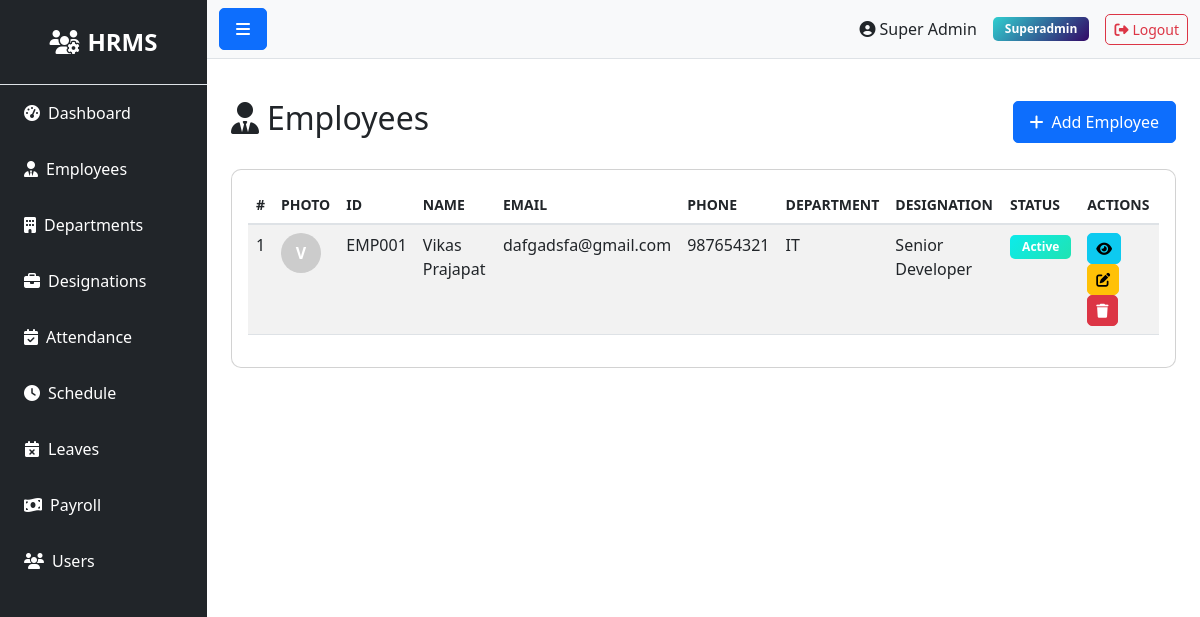
The app's page /employee/ (signed in), older data.
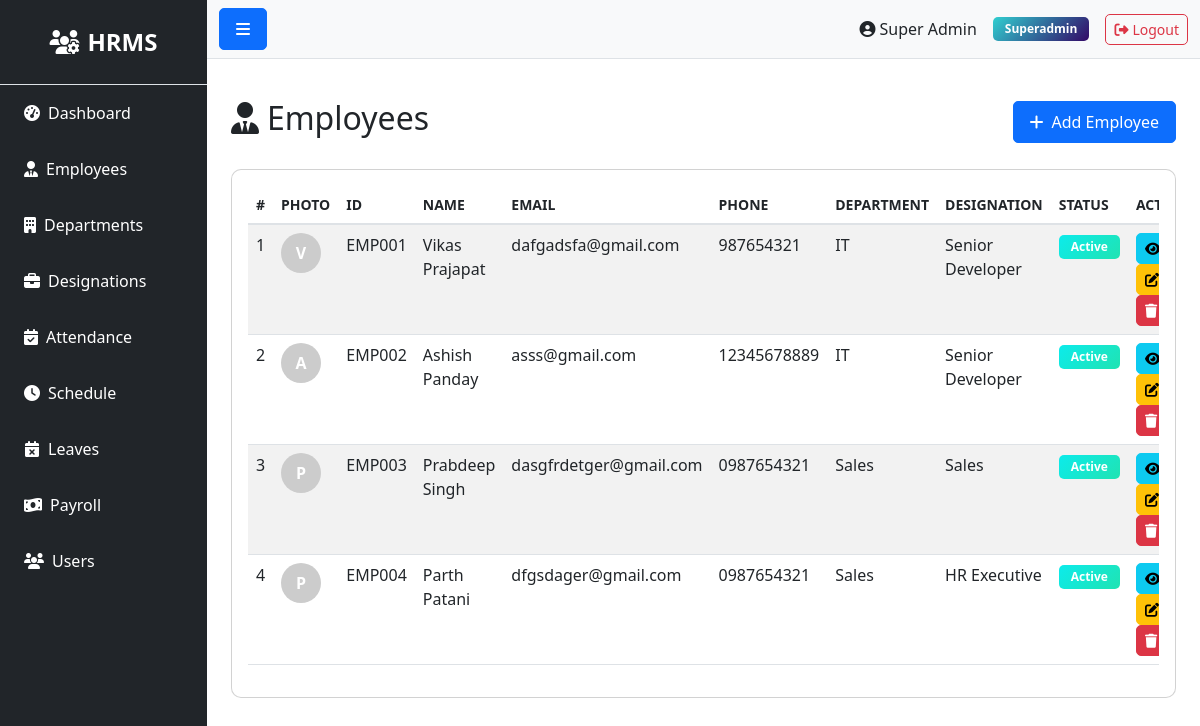
The same page, newer data.
### models.py (models this page shows, shortened)
class User(UserMixin, db.Model):
    __tablename__ = 'users'
    id = db.Column(db.Integer, primary_key=True)
    role_id = db.Column(db.Integer, db.ForeignKey('roles.id'), nullable=False)
    name = db.Column(db.String(100), nullable=False)
    email = db.Column(db.String(100), unique=True, nullable=False)
    phone = db.Column(db.String(20))
    status = db.Column(db.String(20), default='active')
    password = db.Column(db.String(255), nullable=False)
    remember_token = db.Column(db.String(100))
    email_verified_at = db.Column(db.DateTime)
    created_at = db.Column(db.DateTime, default=datetime.utcnow)
    updated_at = db.Column(db.DateTime, default=datetime.utcnow, onupdate=datetime.utcnow)

class Role(db.Model):
    __tablename__ = 'roles'
    id = db.Column(db.Integer, primary_key=True)
    name = db.Column(db.String(50), unique=True, nullable=False)
    description = db.Column(db.Text)
    created_at = db.Column(db.DateTime, default=datetime.utcnow)
    updated_at = db.Column(db.DateTime, default=datetime.utcnow, onupdate=datetime.utcnow)
    users = db.relationship('User', backref='role', lazy=True)

class Employee(db.Model):
    __tablename__ = 'employees'
    id = db.Column(db.Integer, primary_key=True)
    department_id = db.Column(db.Integer, db.ForeignKey('departments.id'))
    designation_id = db.Column(db.Integer, db.ForeignKey('designations.id'))
    schedule_id = db.Column(db.Integer, db.ForeignKey('schedules.id'))
    firstname = db.Column(db.String(100), nullable=False)
    lastname = db.Column(db.String(100), nullable=False)
    unique_id = db.Column(db.String(50), unique=True)
    email = db.Column(db.String(100), unique=True)
    phone = db.Column(db.String(20))
    address = db.Column(db.Text)
    dob = db.Column(db.Date)
    gender = db.Column(db.String(10))
    religion = db.Column(db.String(50))
    marital = db.Column(db.String(20))
    image = db.Column(db.String(255))  # Store image filename
    status = db.Column(db.String(20), default='active')
    created_at = db.Column(db.DateTime, default=datetime.utcnow)
    updated_at = db.Column(db.DateTime, default=datetime.utcnow, onupdate=datetime.utcnow)
    attendances = db.relationship('Attendance', backref='employee', lazy=True, cascade='all, delete-orphan')
    checks = db.relationship('Check', backref='employee', lazy=True, cascade='all, delete-orphan')
    salary = db.relationship('Salary', backref='employee', uselist=False, cascade='all, delete-orphan')
    leaves = db.relationship('Leave', backref='employee', lazy=True, cascade='all, delete-orphan')
    late_times = db.relationship('LateTime', backref='employee', lazy=True, cascade='all, delete-orphan')
    over_times = db.relationship('OverTime', backref='employee', lazy=True, cascade='all, delete-orphan')
    payrolls = db.relationship('Payroll', backref='employee', lazy=True, cascade='all, delete-orphan')

class Department(db.Model):
    __tablename__ = 'departments'
    id = db.Column(db.Integer, primary_key=True)
    name = db.Column(db.String(100), nullable=False)
    description = db.Column(db.Text)
    created_at = db.Column(db.DateTime, default=datetime.utcnow)
    updated_at = db.Column(db.DateTime, default=datetime.utcnow, onupdate=datetime.utcnow)
    employees = db.relationship('Employee', backref='department', lazy=True)

class Designation(db.Model):
    __tablename__ = 'designations'
    id = db.Column(db.Integer, primary_key=True)
    name = db.Column(db.String(100), nullable=False)
    description = db.Column(db.Text)
    created_at = db.Column(db.DateTime, default=datetime.utcnow)
    updated_at = db.Column(db.DateTime, default=datetime.utcnow, onupdate=datetime.utcnow)
    employees = db.relationship('Employee', backref='designation', lazy=True)

### routes/employee.py (the view)
@bp.route('/')
@login_required
def index():
    employees = Employee.query.all()
    return render_template('admin/employee/index.html', employees=employees)

### app.py (called while the page is built)
@login_manager.user_loader
def load_user(user_id):
    try:
        return db.session.get(User, int(user_id))
    except Exception as e:
        app.logger.error(f'Error loading user {user_id}: {str(e)}')
        return None

@app.context_processor
def inject_user():
    return dict(current_user=current_user)

### templates/admin/employee/index.html (shortened to what this page needs)
{% extends "base.html" %}
{% block content %}
<div class="d-flex justify-content-between align-items-center mb-4">
    <h2><i class="fas fa-user-tie me-2"></i>Employees</h2>
    <a href="{{ url_for('employee.create') }}" class="btn btn-primary">
        <i class="fas fa-plus me-2"></i>Add Employee
    </a>
</div>
<div class="card">
    <div class="card-body">
        <div class="table-responsive">
            <table class="table table-striped table-hover">
                <thead>
                    <tr>
                        <th>#</th>
                        <th>Photo</th>
                        <th>ID</th>
                        <th>Name</th>
                        <th>Email</th>
                        <th>Phone</th>
                        <th>Department</th>
                        <th>Designation</th>
                        <th>Status</th>
                        <th>Actions</th>
                    </tr>
                </thead>
                <tbody>
                    {% if employees %}
                        {% for employee in employees %}
                        <tr>
                            <td>{{ loop.index }}</td>
                            <td>
                                {% if employee.image %}
                                <img src="{{ url_for('static', filename='uploads/employees/' + employee.image) }}" alt="{{ employee.firstname }}" style="width: 40px; height: 40px; border-radius: 50%; object-fit: cover;">
                                {% else %}
                                <div style="width: 40px; height: 40px; border-radius: 50%; background-color: #ccc; display: flex; align-items: center; justify-content: center; color: white; font-weight: bold;">{{ employee.firstname[0] }}</div>
                                {% endif %}
                            </td>
                            <td>{{ employee.unique_id or 'N/A' }}</td>
                            <td>{{ employee.firstname }} {{ employee.lastname }}</td>
                            <td>{{ employee.email or 'N/A' }}</td>
                            <td>{{ employee.phone or 'N/A' }}</td>
                            <td>{{ employee.department.name if employee.department else 'N/A' }}</td>
                            <td>{{ employee.designation.name if employee.designation else 'N/A' }}</td>
                            <td>
                                <span class="badge bg-{{ 'success' if employee.status == 'active' else 'danger' }}">
                                    {{ employee.status|title }}
                                </span>
                            </td>
                            <td>
                                <a href="{{ url_for('employee.show', id=employee.id) }}" class="btn btn-sm btn-info">
                                    <i class="fas fa-eye"></i>
                                </a>
                                <a href="{{ url_for('employee.edit', id=employee.id) }}" class="btn btn-sm btn-warning">
                                    <i class="fas fa-edit"></i>
                                </a>
                                <form method="POST" action="{{ url_for('employee.delete', id=employee.id) }}" style="display:inline;" onsubmit="return confirm('Are you sure?')">
                                    <button type="submit" class="btn btn-sm btn-danger">
                                        <i class="fas fa-trash"></i>
                                    </button>
                                </form>
                            </td>
                        </tr>
                        {% endfor %}
                    {% else %}
                        <tr>
                            <td colspan="9" class="text-center">No employees found</td>
                        </tr>
                    {% endif %}
                </tbody>
            </table>
        </div>
    </div>
</div>
{% endblock %}

### templates/base.html (shortened to what this page needs)
<!DOCTYPE html>
<html lang="en">
<head>
    <link href="https://cdn.jsdelivr.net/npm/bootstrap@5.3.0/dist/css/bootstrap.min.css" rel="stylesheet">
    <link rel="stylesheet" href="https://cdnjs.cloudflare.com/ajax/libs/font-awesome/6.4.0/css/all.min.css">
    <link rel="stylesheet" href="{{ url_for('static', filename='css/style.css') }}">
</head>
<body>
    {% if current_user.is_authenticated %}
    <div class="d-flex" id="wrapper">
        <div class="bg-dark text-white" id="sidebar-wrapper">
            <div class="sidebar-heading text-center py-4 fs-4 fw-bold border-bottom">
                <i class="fas fa-users-cog me-2"></i>HRMS
            </div>
            <div class="list-group list-group-flush">
                <a href="{{ url_for('admin.' + current_user.role.name + '_dashboard') }}" class="list-group-item list-group-item-action bg-dark text-white">
                    <i class="fas fa-tachometer-alt me-2"></i>Dashboard
                </a>
                {% if current_user.role.name in ['superadmin', 'admin', 'hr'] %}
                <a href="{{ url_for('employee.index') }}" class="list-group-item list-group-item-action bg-dark text-white">
                    <i class="fas fa-user-tie me-2"></i>Employees
                </a>
                <a href="{{ url_for('department.index') }}" class="list-group-item list-group-item-action bg-dark text-white">
                    <i class="fas fa-building me-2"></i>Departments
                </a>
                <a href="{{ url_for('designation.index') }}" class="list-group-item list-group-item-action bg-dark text-white">
                    <i class="fas fa-briefcase me-2"></i>Designations
                </a>
                {% endif %}
                {% if current_user.role.name in ['superadmin', 'admin', 'moderator'] %}
                <a href="{{ url_for('attendance.index') }}" class="list-group-item list-group-item-action bg-dark text-white">
                    <i class="fas fa-calendar-check me-2"></i>Attendance
                </a>
                <a href="{{ url_for('schedule.index') }}" class="list-group-item list-group-item-action bg-dark text-white">
                    <i class="fas fa-clock me-2"></i>Schedule
                </a>
                {% endif %}
                {% if current_user.role.name in ['superadmin', 'admin', 'hr'] %}
                <a href="{{ url_for('leave.index') }}" class="list-group-item list-group-item-action bg-dark text-white">
                    <i class="fas fa-calendar-times me-2"></i>Leaves
                </a>
                {% endif %}
                {% if current_user.role.name in ['superadmin', 'admin', 'payroll'] %}
                <a href="{{ url_for('payroll.index') }}" class="list-group-item list-group-item-action bg-dark text-white">
                    <i class="fas fa-money-bill-wave me-2"></i>Payroll
                </a>
                {% endif %}
                {% if current_user.role.name in ['superadmin', 'admin'] %}
                <a href="{{ url_for('user.index') }}" class="list-group-item list-group-item-action bg-dark text-white">
                    <i class="fas fa-users me-2"></i>Users
                </a>
                {% endif %}
            </div>
        </div>
        <div id="page-content-wrapper" class="w-100">
            <nav class="navbar navbar-expand-lg navbar-light bg-light border-bottom">
                <div class="container-fluid">
                    <button class="btn btn-primary" id="menu-toggle">
                        <i class="fas fa-bars"></i>
                    </button>
                    <div class="ms-auto d-flex align-items-center">
                        <span class="me-3">
                            <i class="fas fa-user-circle me-1"></i>{{ current_user.name }}
                        </span>
                        <span class="badge bg-info me-3">{{ current_user.role.name|title }}</span>
                        <a href="{{ url_for('auth.logout') }}" class="btn btn-outline-danger btn-sm">
                            <i class="fas fa-sign-out-alt me-1"></i>Logout
                        </a>
                    </div>
                </div>
            </nav>
            <div class="container-fluid p-4">
                {% block content %}{% endblock %}
            </div>
        </div>
    </div>
    {% endif %}
</body>
</html>

### static/css/style.css (style rules this page uses)
#wrapper { min-height: 100vh; }
#sidebar-wrapper { min-height: 100vh; width: 250px; transition: margin 0.3s ease-in-out; }
#sidebar-wrapper .sidebar-heading { padding: 0.875rem 1.25rem; font-size: 1.2rem; }
#page-content-wrapper { min-width: 0; width: 100%; }
.list-group-item { border: none; padding: 1rem 1.5rem; }
.card { transition: transform 0.2s; border-radius: 10px; }
.table { background-color: white; }
.table thead th { border-bottom: 2px solid #dee2e6; font-weight: 600; text-transform: uppercase; font-size: 0.875rem; }
.btn { border-radius: 5px; padding: 0.5rem 1rem; }
.btn-sm { padding: 0.25rem 0.5rem; }
.badge { padding: 0.5em 1em; border-radius: 5px; }
.bg-success { background: linear-gradient(135deg, #0cebeb 0%, #20e3b2 100%) !important; }
.bg-info { background: linear-gradient(135deg, #30cfd0 0%, #330867 100%) !important; }

Row changes from the older to the newer data that the page shows:
added Employee: firstname "A", unique "EMP002", firstname "Ashish", lastname "Panday", email "asss@gmail.com", phone "12345678889", department "IT", designation "Senior Developer", status "Active"
added Employee: firstname "P", unique "EMP003", firstname "Prabdeep", lastname "Singh", email "dasgfrdetger@gmail.com", phone "0987654321", department "Sales", designation "Sales", status "Active"
added Employee: firstname "P", unique "EMP004", firstname "Parth", lastname "Patani", email "dfgsdager@gmail.com", phone "0987654321", department "Sales", designation "HR Executive", status "Active"
